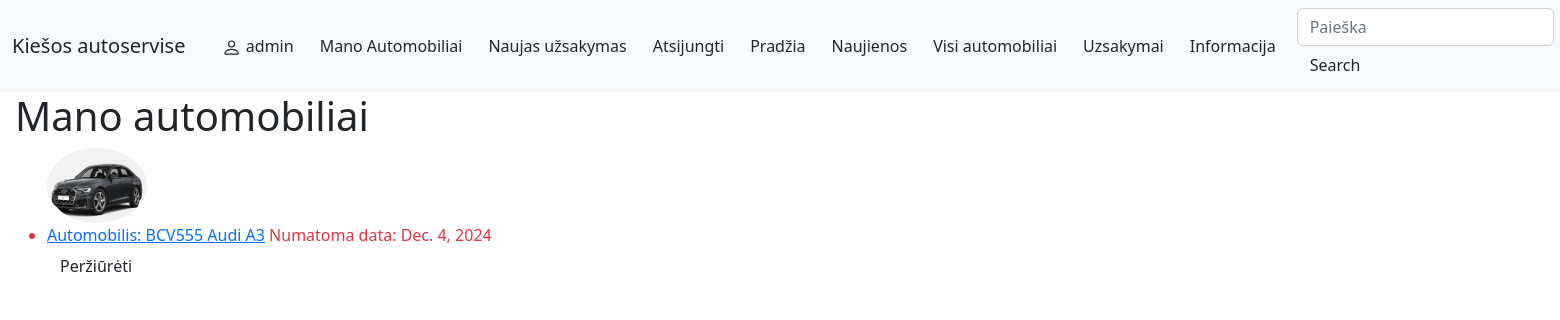
/autoservice/manoautomobiliai/ (signed in), run on an earlier commit of the app's database.
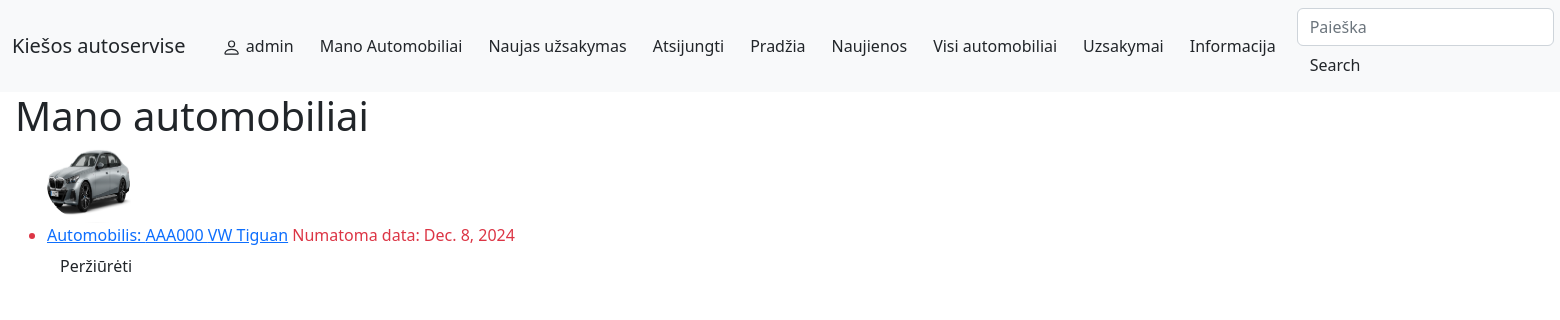
And on a later commit of the database.
### autoservice/models.py (models this page shows, shortened)
class Uzsakymas(models.Model):
    data = models.DateField('Data', null=True, blank=True)
    automobilis_id = models.ForeignKey('Automobilis', on_delete=models.CASCADE, null=False)
    bus_sutvarkyta = models.DateField('Bus sutvarkyta', null=True, blank=True)
    savininkas = models.ForeignKey(User, on_delete=models.SET_NULL, null=True, blank=True)
    @property
    def is_overdue(self):
        if self.bus_sutvarkyta and date.today() > self.bus_sutvarkyta:
            return True
        return False
    LOAN_STATUS = (
        ('uzregistruotas', 'Uzregistruota'),
        ('eileje', 'Eileje'),
        ('tvarkomas', 'Tvarkoma'),
        ('galima atsiimti', 'Galima atsiimti'),
        ('atlikta', 'Atlikta'),
    )
    status = models.CharField(
        max_length=20,
        choices=LOAN_STATUS,
        blank=True,
        default='Uzregistruotas',
        help_text='Statusas',
    )
    class Meta:
        ordering = ['bus_sutvarkyta']
        verbose_name_plural = "Uzsakymai"
    def display_automobilis_val_nr(self):
        return self.automobilis_id.valstybinis_nr
    display_automobilis_val_nr.short_description = 'Valstybinis NR.'
    def display_automobilis_vin(self):
        return self.automobilis_id.vin_kodas
    display_automobilis_vin.short_description = 'VIN Kodas.'
    def display_automobilis_client(self):
        return self.automobilis_id.klientas
    display_automobilis_client.short_description = 'Klientas'
    def display_automobilis_marke(self):
        return self.automobilis_id.automobilio_modelis_id
    display_automobilis_marke.short_description = 'Gamintojas/Marke'

class Profilis(models.Model):
    user = models.OneToOneField(User, on_delete=models.CASCADE)
    nuotrauka = models.ImageField(default="profile_pics/no-image.jpg", upload_to="profile_pics")

class Automobilis(models.Model):
    valstybinis_nr = models.CharField('Valstybinis_NR', max_length=15, help_text='Iveskite Valstybini nr.(pvz AAA000)')
    automobilio_modelis_id = models.ForeignKey('AutomobiloModelis', on_delete=models.CASCADE, null=False,
                                               related_name='automobiliomodelis')
    vin_kodas = models.CharField('VIN_Kodas', max_length=17, help_text='Iveskite VIN (pvz.3C6UR5CJXEG146621)')
    klientas = models.CharField('Klientas', max_length=100, help_text='Vardas Pavarde pvz(Juozas Juozaitis)')
    aprasymas = HTMLField('Aprasymas', help_text='Aprasymas', null=True)
    cover = models.ImageField('Viršelis', upload_to='covers', null=True, blank=True)
    def display_automobilis_modelis(self):
        return f'{self.automobilio_modelis_id.marke} {self.automobilio_modelis_id.modelis}'
    display_automobilis_modelis.short_description = 'Automobilis'
    class Meta:
        verbose_name_plural = "Automobiliai"

class AutomobiloModelis(models.Model):
    marke = models.CharField('Markė', max_length=100, help_text='Iveskite markę (pvz. Ford )')
    modelis = models.CharField('Modelis', max_length=100, help_text='Iveskite modelį (pvz. Focus )')
    def __str__(self):
        return f'{self.marke} {self.modelis}'
    class Meta:
        verbose_name = 'Automobilio Modelis'
        verbose_name_plural = 'Automobilio modeliai'

### autoservice/views.py (the view)
# urls.py: path('manoautomobiliai/', views.LoanedUzsakymaiByUserListView.as_view(), name='mano-uzsakymai'),
class LoanedUzsakymaiByUserListView(LoginRequiredMixin, generic.ListView):
    model = Uzsakymas
    template_name = 'user_uzsakymai.html'
    paginate_by = 10
    def get_queryset(self):
        return Uzsakymas.objects.filter(savininkas=self.request.user).order_by('bus_sutvarkyta')

### autoservice/templates/user_uzsakymai.html
{% extends "base.html" %}
{% block content %}
    <h1>Mano automobiliai</h1>
    {% if uzsakymas_list %}
    <ul>
      {% for uzsakymas in uzsakymas_list %}
         <img class="rounded-circle" src="{{uzsakymas.savininkas.profilis.nuotrauka.url}}" width="100" height="75">
        <li class="{% if uzsakymas.is_overdue %}text-danger{% endif %}">
        <a href="{% url 'uzsakymas-detail' uzsakymas.pk %}">Automobilis: {{uzsakymas.automobilis_id.valstybinis_nr}} {{uzsakymas.automobilis_id.automobilio_modelis_id}}</a> Numatoma data: {{ uzsakymas.bus_sutvarkyta }}
        <br/>
        <a class="btn" href="{{ uzsakymas.pk }}" role="button">Peržiūrėti</a>
      </li>
      {% endfor %}
    </ul>
    {% else %}
      <p>Šiuo metu neturite užregitruotų automobilių pas mus</p>
    {% endif %}
{% endblock %}

### autoservice/templates/base.html (shortened to what this page needs)
<!DOCTYPE html>
<html lang="en">
<head>
  <link rel="stylesheet" href="https://stackpath.bootstrapcdn.com/bootstrap/4.1.3/css/bootstrap.min.css">
  <link rel="stylesheet" href="https://cdn.jsdelivr.net/npm/bootstrap@5.2.3/dist/css/bootstrap.min.css">
  {% load static %}
  <link rel="stylesheet" href="{% static 'css/styles.css' %}">
</head>
<body>
<nav class="navbar navbar-expand-lg navbar-light bg-light">
  <div class="container-fluid">
    <a class="navbar-brand">Kiešos autoservise</a>
    <ul class="navbar-nav mx-2">
      {% if user.is_authenticated %}
      <li class="nav-item"><a class="btn" href="{% url 'main' %}">
        {{ user.get_username }}</a></li>
      <li class="nav-item"><a class="btn" href="{% url 'mano-uzsakymai' %}">Mano Automobiliai</a></li>
        <li class="nav-item"><a class="btn" href="{% url 'mano-uzsakymas-new'%}?next=/autoservice">Naujas užsakymas</a></li>
      <li class="nav-item">
        <form method="post" action="{% url 'logout' %}">
          <button class="btn" type="submit">Atsijungti</button>
        </form>
      </li>
      {% else %}
      <li class="nav-item"><a class="btn" href="{% url 'login'%}">Prisijungti</a></li>
      <li class="nav-item"><a class="btn" href="{% url 'register'%}">Registruotis</a></li>
      {% endif %}
      <li class="nav-item active"><a class="btn" href="{% url 'index' %}">Pradžia</a></li>
        <li class="nav-item active"><a class="btn" href="{% url 'akcijos' %}">Naujienos</a></li>
      <li class="nav-item active"><a class="btn" href="{% url 'automobiliai' %}">Visi automobiliai</a></li>
      <li class="nav-item active"><a class="btn" href="{% url 'uzsakymas' %}">Uzsakymai</a></li>
      <li class="nav-item active"><a class="btn" href="{% url 'about' %}">Informacija</a></li>
    </ul>
    <form class="form-inline my-2 my-lg-0" action="{% url 'search' %}" method="get">
      <input class="form-control me-2" name="query" class="form-control" type="text" placeholder="Paieška">
      <button class="btn" type="submit">Search</button>
    </form>
  </div>
</nav>
<div class="col-sm-10 ">
  {% block content %}
  {% endblock %}
</div>
</body>
</html>

What changed in the data, as far as the page shows it:
removed Uzsakymas: savininkas.profilis.nuotrauka (picture), automobilis_id.valstybinis_nr "BCV555", automobilis_id.automobilio_modelis_id "Audi A3", bus_sutvarkyta "Dec. 4, 2024"
added Uzsakymas: savininkas.profilis.nuotrauka (picture), automobilis_id.valstybinis_nr "AAA000", automobilis_id.automobilio_modelis_id "VW Tiguan", bus_sutvarkyta "Dec. 8, 2024"
